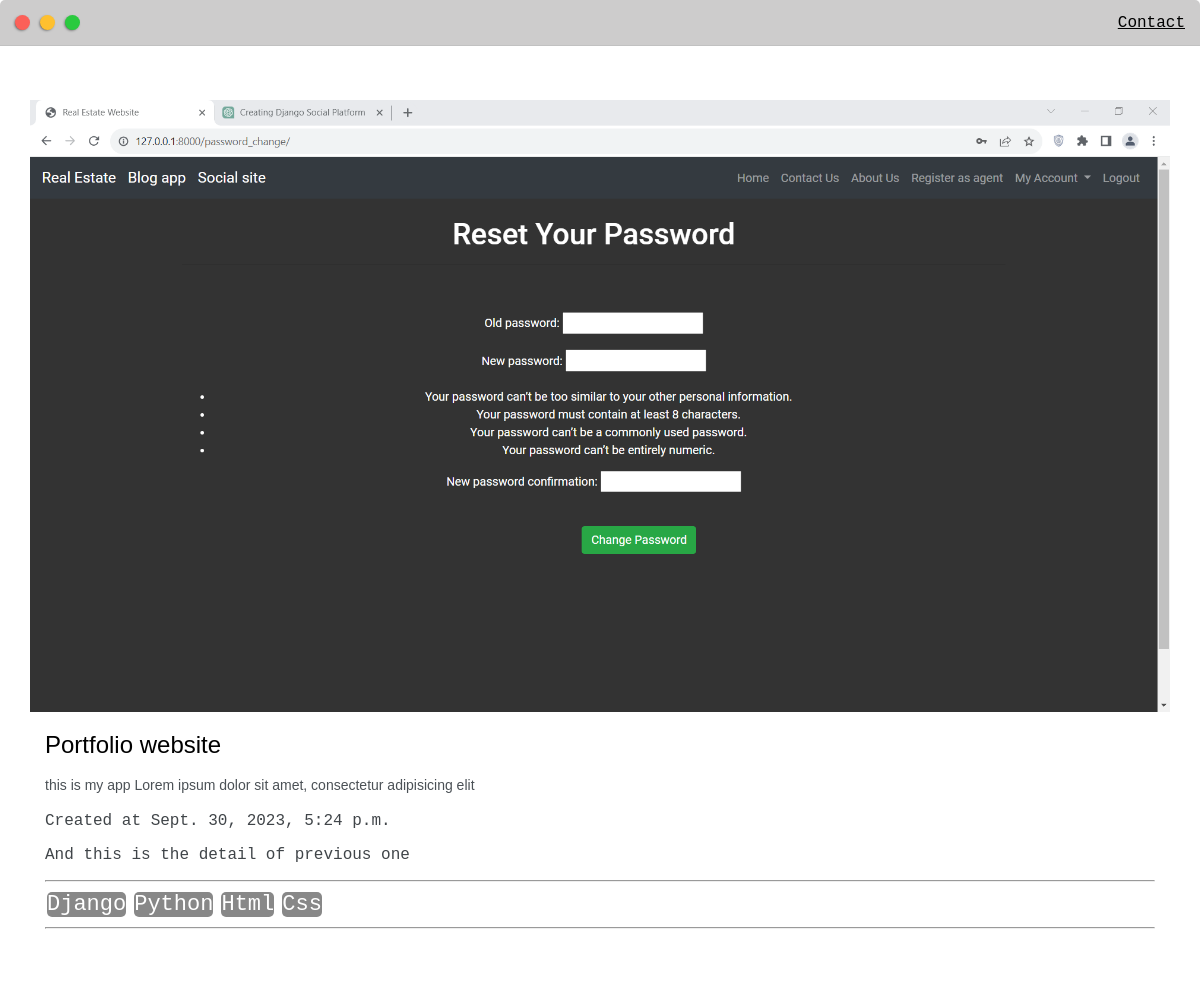
/post/10, run on the app's committed database.
### webapp/models.py (models this page shows, shortened)
class posts(models.Model):
    headline = models.CharField( max_length=50)
    sub_headline = models.CharField( max_length=250)
    thumbnail= models.ImageField(null=True , blank=True , default='desktop wallpaper.jpg')
    body = models.TextField(null=True , blank=True)
    created = models.DateTimeField( auto_now_add=True)
    tags=models.ManyToManyField(tags, null=True)

class tags(models.Model):
    name = models.CharField( max_length=50)
    def __str__(self):
        return self.name

### webapp/views.py (the view)
# urls.py: path('post/<int:pk>' ,views.Post, name='post'),
def Post(request , pk):
    post= posts.objects.get(id=pk)
    return  render(request , 'webapp/posts.html' ,{'post':post })

### webapp/templates/webapp/posts.html (shortened to what this page needs)
{% extends "webapp/base.html" %}
{% block content %}
{% load static %}
<div class='main-container'>
<br>
<br>
<br>
        <img src="{{post.thumbnail.url}}">
        <div class="post-preview">
            <h4 class="post-title">{{post.headline}}</h4>
            <h4 class="post-intro">{{post.sub_headline}}</h4>
            <p >Created at {{post.created}}</p>
            <p >{{post.body}}</p>
            <hr>
                {% for tags  in post.tags.all  %}
                <span class="tags">{{tags}}</span>
                {% endfor %}
                <hr>
                <br>
        </div>
</div>
{% endblock content %}

### static/css/default.css (style rules this page uses)
:root { --mainColor:#cdcccc; --secondaryColor:#fef3f3; --borderColor:#c1c1c1; --mainText:black; --secondaryText:#404549; --themeDotBorder:#24292e; --previewBg:rgb(251, 249, 243, 0.8); --previewShadow:#f0ead6; --buttonColor:rgb(26, 120, 43); }
html, body { padding: 0; margin: 0; scroll-behavior: smooth; }
body * { transition: 0.3s; }
h1, h2, h3, h4, h5, h6, strong { color: var(--mainText); font-family: 'Russo One', sans-serif; font-weight: 500; }
p, li, span, label, input, textarea { color: var(--secondaryText); font-family: 'Roboto Mono', monospace; }
h4 { font-size: 24px; }
.main-container { width: 1200px; margin: 0 auto; }
.post-preview { background-color: #fff; padding:15px; }
.post-title { color:black; margin: 0; }
.post-intro { color:#4b5156; font-size: 14px; }
.tags { display: inline-block; color: #fff; background-color: #3300ff; border-radius: 5px; margin: 2px; padding: 2px , 5px; font-size: 12px; }
@media screen and (max-width: 1200px) { .main-container { width: 95%; } }

### webapp/templates/webapp/base.html (style rules this page uses)
body { padding-bottom: 60px; }

### webapp/templates/webapp/posts.html (style rules this page uses)
img { max-width: 100%; object-fit: cover; }
.tags { display: inline-block; color: #fff; background-color: #888; border-radius: 5px; margin: 2px; padding: 2px , 5px; font-size: 22px; }

### data on the page
posts: thumbnail (picture), headline "Portfolio website", sub_headline "this is my app Lorem ipsum dolor sit amet, consectetur adipisicing elit", created "Sept. 30, 2023, 5:24 p.m.", body "And this is the detail of previous one"
tags: name "Django"
tags: name "Python"
tags: name "Html"
tags: name "Css"
